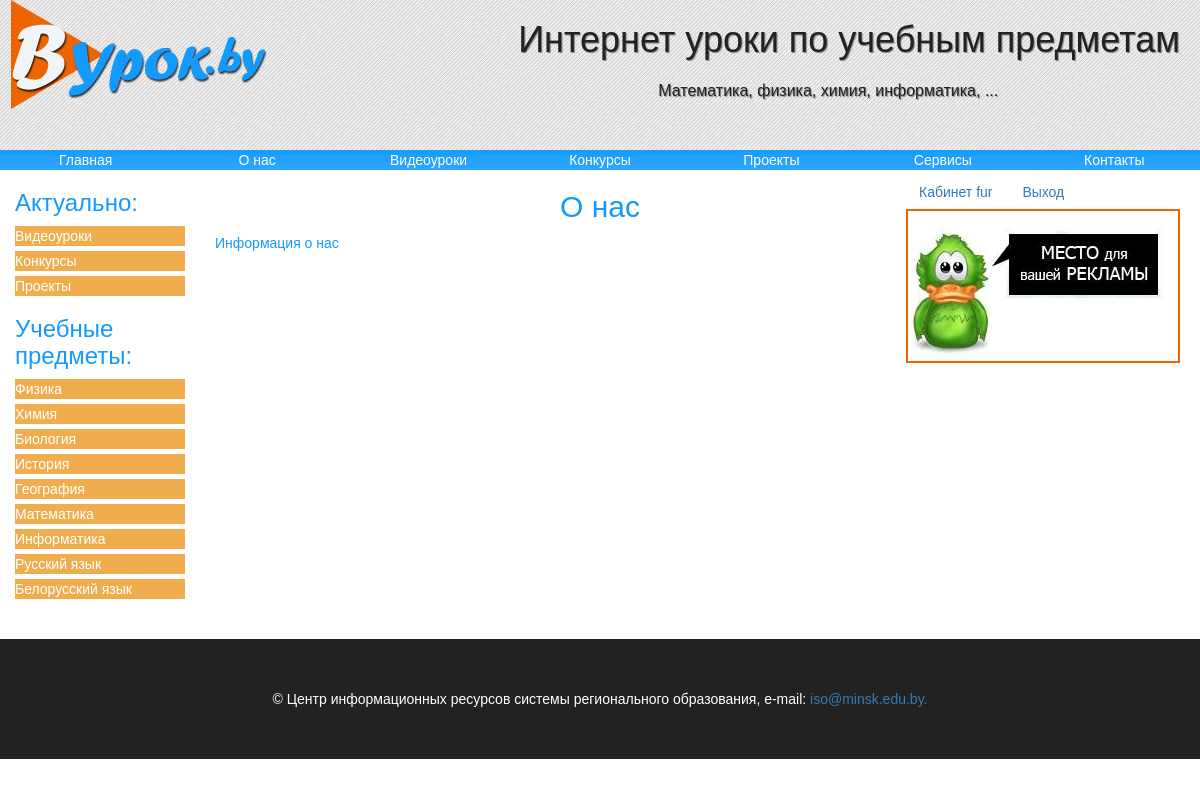
The app's page /index.php?url=about (signed in) with its own data.
### tables this page shows
CREATE TABLE IF NOT EXISTS `maintexts` (
  `id` int(11) NOT NULL,
  `name` tinytext NOT NULL,
  `body` text NOT NULL,
  `url` tinytext NOT NULL,
  `lang` enum('ru','en') NOT NULL DEFAULT 'ru',
  `showhide` enum('show','hide') NOT NULL,
  `putdate` date NOT NULL,
  `leftmenu` enum('0','1') NOT NULL DEFAULT '0'
);

CREATE TABLE IF NOT EXISTS `users` (
  `id` int(11) NOT NULL,
  `email` tinytext NOT NULL,
  `login` tinytext NOT NULL,
  `pass` tinytext NOT NULL,
  `datereg` date NOT NULL,
  `lastvisit` datetime NOT NULL,
  `blockunblock` enum('unblock','block') NOT NULL DEFAULT 'unblock'
);

### lips/functions.php (called while the page is built, shortened)
<?php
function selectone($query){
global $dbcon;
$result=mysqli_query($dbcon,$query);
$row=mysqli_fetch_array($result);
return $row;
}

### index.php (the view)
<?php require_once ('temples/top.php');
if ($_GET['url']){
$file=$_GET['url'];
}else
{
$file='index';}
$query="SELECT*FROM maintexts WHERE url='$file'";
$row=selectone($query);
?>
<h2>
<?php echo $row['name'];
?></h2>
<?php echo $row['body'];
?>
<?php require_once ('temples/bottom.php')
?>

### temples/top.php (shortened to what this page needs)
<?php session_start();
require_once ('config/config.php');
require_once('lips/functions.php');
if($_SESSION['id']){
$query="SELECT*FROM users WHERE id=".$_SESSION['id'];
$aut_user=selectone($query);
}
?>
<!Doctype html>
<html>
<head><meta charset='utf-8'>
<link type='text/css' rel='stylesheet' href='media/bootstrap/css/bootstrap.css'><link type='text/css' rel='stylesheet' href='media/css/style.css'>
</head>
<body>
<header class='shapka'>
<h1>Интернет уроки по учебным предметам</h1><p>Математика, физика, химия, информатика, ...</p>
<img src='media/img/logo.png'>
</header>
<div class='topmenu'>
<a href='/'>Главная</a>
<a href='index.php?url=about'>О нас</a>
<a href='index.php?url=video'>Видеоуроки</a>
<a href='index.php?url=konkurs'>Конкурсы</a>
<a href='index.php?url=proekt'>Проекты</a>
<a href='index.php?url=Servis'>Сервисы</a>
<a href='index.php?url=contakts'>Контакты</a>
</div>
<div class='block'>
<div class='col-md-2'>
<h3>Актуально:</h3>
<?php
$abj_menu=mysqli_query($dbcon,"SELECT*FROM maintexts WHERE leftmenu='1'");
while($menu=mysqli_fetch_array($abj_menu)){
echo "<a href='index.php?url=".$menu['url']."' class='btn-block btn-warning'>";
echo $menu['name'];
echo '</a>';
}
?>
<h3>Учебные предметы:</h3>
<a href='index.php?url=fizika' class='btn-block btn-warning'>Физика</a>
<a href='index.php?url=himia' class='btn-block btn-warning'>Химия</a>
<a href='index.php?url=bio' class='btn-block btn-warning'>Биология</a>
<a href='index.php?url=history' class='btn-block btn-warning'>История</a>
<a href='index.php?url=geo' class='btn-block btn-warning'>География</a>
<a href='index.php?url=matem' class='btn-block btn-warning'>Математика</a>
<a href='index.php?url=informatika' class='btn-block btn-warning'>Информатика</a>
<a href='index.php?url=russ' class='btn-block btn-warning'>Русский язык</a>
<a href='index.php?url=bel' class='btn-block btn-warning'>Белорусский язык</a>
</div>
<div class='col-md-8'>

### temples/bottom.php
</div>
<div class='col-md-2'>
<div class='reklama'>
<?php
if($_SESSION['id']){
?>
<a href='cabinet.php' class='btn btn-link my'>Кабинет
<?=($aut_user['login'])?
$aut_user['login']:'Пользователь ';?>
</a>
<a href='logaut.php' class='btn btn-link my'>Выход</a>
<?php
}else{
?>
<a href='reg.php'>Регистрация на сайте</a>
<a href='login.php'>Вход</a>
<?php
}
?>
<img src='media/img/rec.gif'>
</div></div>
</div>
<br style='clear:both'>
<footer class='foot'>&copy Центр информационных ресурсов системы регионального образования, e-mail: <a href='mailto:iso@MINSK.EDU.BY'>iso@minsk.edu.by.</a>
</footer>
</body>
</html>

### media/css/style.css (style rules this page uses)
body { background:white; margin:0; padding:0; color: #129aff; font-family: Arial, Verdana, sans-serif; font-size:14px; }
body h2 { text-align:center }
.shapka { height: 150px; background:url(../img/sm.png); }
.shapka h1 { float:right; margin:20px; text-shadow:1px 1px 1px gray; color:#222222; }
.shapka p { float:right; margin:80px -500px 0 0; text-shadow:1px 1px 1px gray; color:#222222; font-size:16px; }
.shapka img { float:left; }
.topmenu { display: flex; }
.topmenu a { color:white; margin:0px auto; width:100%; background: url(../img/fm.png); flex:1; font-size:14px; display:block; text-align:center; text-decoration:none; }
.reklama { float: right; text-align:left; border-top-left-radius: 5px; border-top-right-radius: 5px; border-bottom-right-radius: 5px; border-bottom-left-radius: 5px; padding:5px; }
.reklama img { float:right; border: 2px solid #ed6500; }
.foot { margin-top:40px; background: #222222; color: white; padding: 50px; text-align:center; float:bottom; }

### records on screen
maintexts: name "Видеоуроки"
maintexts: name "Конкурсы"
maintexts: name "Проекты"
maintexts: name "О нас", body "Информация о нас"
users: login "fur"
